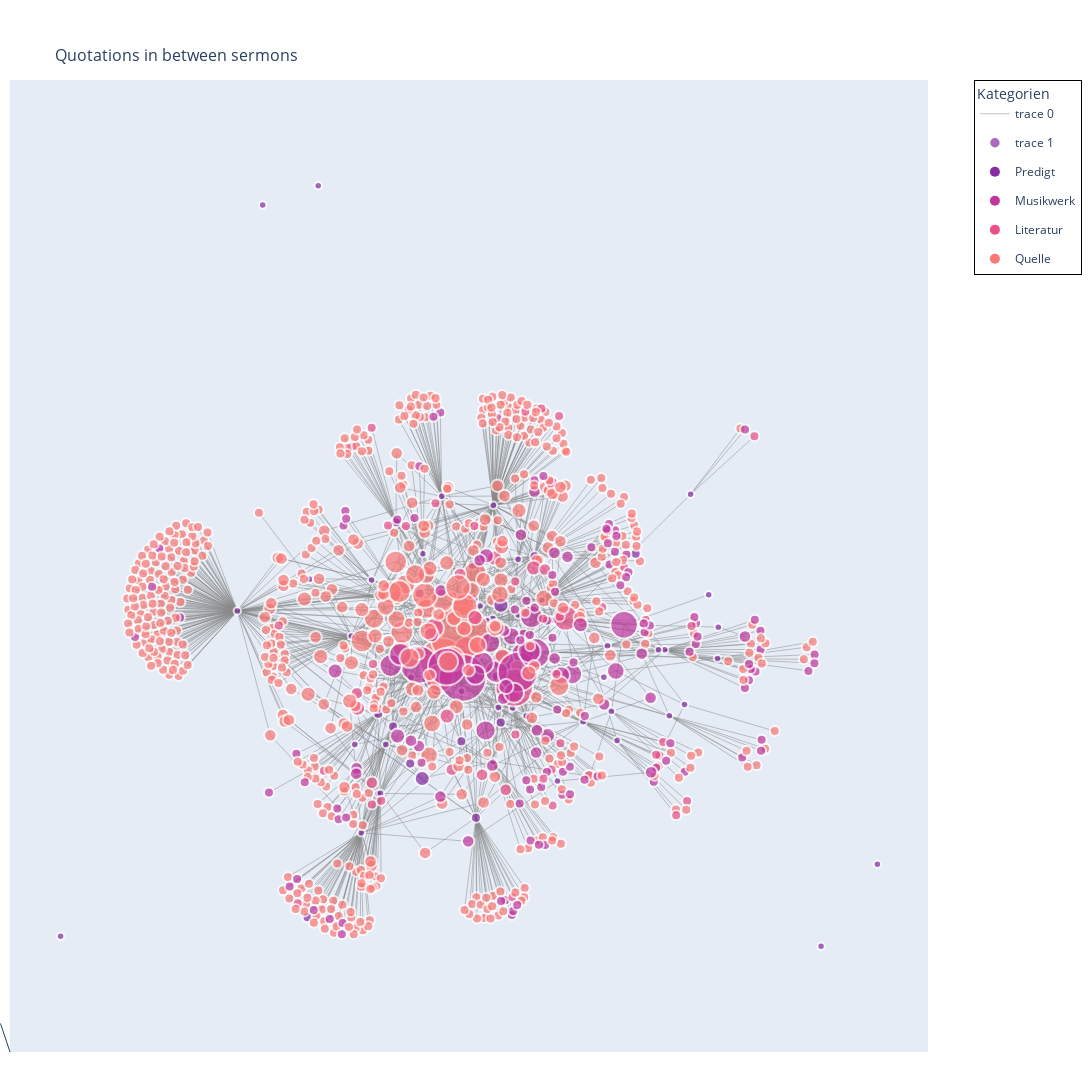

Write notebook code for a chart like this one.
### Code cell
fig = go.Figure(data=[edge_trace, node_trace],
            layout=go.Layout(
                title=dict(
                    text="<br>Quotations in between sermons",
                    font=dict(size=16)
                    ),
                #shapes=edge_shapes,
                showlegend=True,
                hovermode='closest',
                margin=dict(b=40,l=10,r=10,t=80),
                annotations=[dict(
                    text="",
                    showarrow=True,
                    xref="paper", yref="paper",
                    x=0.00, y=-0.00 )],
                xaxis=dict(showgrid=False, zeroline=False, showticklabels=False),
                yaxis=dict(showgrid=False, zeroline=False, showticklabels=False)
            )
        )

legend_traces = create_legend(color_map)

for trace in legend_traces:
    fig.add_trace(trace)

fig.update_layout(
    xaxis=dict(scaleanchor='y', scaleratio=1),
    yaxis=dict(scaleanchor='x', scaleratio=1),
    width=1200, height=1200,
    legend=dict(
        title='Kategorien',
        x=1.05,  # position legend to the right
        y=1,
        bgcolor='rgba(255,255,255,0.7)',
        bordercolor='black',
        borderwidth=1
    )
)

fig.show()

### Figure 1 — Plotly figure (JSON) as saved in the notebook; plotly's stock layout.template omitted (floating-point values rounded to 4 significant figures; data arrays with more than 128 entries replaced by an {"elided": "..."} marker saying what was removed)
{"data": [{"hoverinfo": "none", "line": {"color": "#888", "width": 0.5}, "mode": "lines", "type": "scatter", "x": {"elided": "4146 float values"}, "y": {"elided": "4146 float values"}}, {"hoverinfo": "text", "marker": {"color": {"elided": "892 str values"}, "colorscale": [[0, "#000004"], [0.1111, "#180f3d"], [0.2222, "#440f76"], [0.3333, "#721f81"], [0.4444, "#9e2f7f"], [0.5556, "#cd4071"], [0.6667, "#f1605d"], [0.7778, "#fd9668"], [0.8889, "#feca8d"], [1, "#fcfdbf"]], "line": {"width": 2}, "reversescale": false, "showscale": false, "size": {"elided": "892 float values"}}, "mode": "markers", "text": {"elided": "892 str values"}, "type": "scatter", "x": {"elided": "892 float values"}, "y": {"elided": "892 float values"}}, {"legendgroup": "E00", "marker": {"color": "rgb(135, 44, 162)", "size": 10}, "mode": "markers", "name": "Predigt", "showlegend": true, "type": "scatter", "x": [null], "y": [null]}, {"legendgroup": "E10", "marker": {"color": "rgb(192, 54, 157)", "size": 10}, "mode": "markers", "name": "Musikwerk", "showlegend": true, "type": "scatter", "x": [null], "y": [null]}, {"legendgroup": "E09", "marker": {"color": "rgb(234, 79, 136)", "size": 10}, "mode": "markers", "name": "Literatur", "showlegend": true, "type": "scatter", "x": [null], "y": [null]}, {"legendgroup": "E08", "marker": {"color": "rgb(250, 120, 118)", "size": 10}, "mode": "markers", "name": "Quelle", "showlegend": true, "type": "scatter", "x": [null], "y": [null]}], "layout": {"annotations": [{"showarrow": true, "text": "", "x": 0, "xref": "paper", "y": 0, "yref": "paper"}], "height": 1200, "hovermode": "closest", "legend": {"bgcolor": "rgba(255,255,255,0.7)", "bordercolor": "black", "borderwidth": 1, "title": {"text": "Kategorien"}, "x": 1.05, "y": 1}, "margin": {"b": 40, "l": 10, "r": 10, "t": 80}, "showlegend": true, "title": {"font": {"size": 16}, "text": "<br>Quotations in between sermons"}, "width": 1200, "xaxis": {"scaleanchor": "y", "scaleratio": 1, "showgrid": false, "showticklabels": false, "zeroline": false}, "yaxis": {"scaleanchor": "x", "scaleratio": 1, "showgrid": false, "showticklabels": false, "zeroline": false}}}
